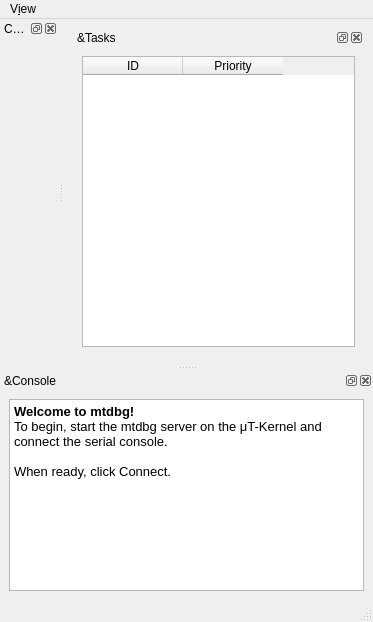
<?xml version="1.0" encoding="UTF-8"?>
<ui version="4.0">
 <class>MainWindow</class>
 <widget class="QMainWindow" name="MainWindow">
  <property name="geometry">
   <rect>
    <x>0</x>
    <y>0</y>
    <width>373</width>
    <height>622</height>
   </rect>
  </property>
  <property name="windowTitle">
   <string>Mt.dbg Client</string>
  </property>
  <widget class="QWidget" name="centralwidget">
   <layout class="QVBoxLayout" name="verticalLayout_5">
    <item>
     <widget class="QDockWidget" name="task_dock">
      <property name="windowTitle">
       <string>&amp;Tasks</string>
      </property>
      <widget class="QWidget" name="dockWidgetContents_9">
       <layout class="QVBoxLayout" name="verticalLayout_6">
        <item>
         <widget class="QTableWidget" name="task_list">
          <column>
           <property name="text">
            <string>ID</string>
           </property>
          </column>
          <column>
           <property name="text">
            <string>Priority</string>
           </property>
          </column>
         </widget>
        </item>
       </layout>
      </widget>
     </widget>
    </item>
   </layout>
  </widget>
  <widget class="QMenuBar" name="menu">
   <property name="geometry">
    <rect>
     <x>0</x>
     <y>0</y>
     <width>373</width>
     <height>30</height>
    </rect>
   </property>
   <widget class="QMenu" name="view_menu">
    <property name="title">
     <string>V&amp;iew</string>
    </property>
   </widget>
   <addaction name="view_menu"/>
  </widget>
  <widget class="QStatusBar" name="statusbar"/>
  <widget class="QDockWidget" name="console_dock">
   <property name="windowTitle">
    <string>&amp;Console</string>
   </property>
   <attribute name="dockWidgetArea">
    <number>8</number>
   </attribute>
   <widget class="QWidget" name="dockWidgetContents_7">
    <layout class="QVBoxLayout" name="verticalLayout_4">
     <item>
      <widget class="QTextEdit" name="console">
       <property name="undoRedoEnabled">
        <bool>false</bool>
       </property>
       <property name="html">
        <string>&lt;!DOCTYPE HTML PUBLIC &quot;-//W3C//DTD HTML 4.0//EN&quot; &quot;http://www.w3.org/TR/REC-html40/strict.dtd&quot;&gt;
&lt;html&gt;&lt;head&gt;&lt;meta name=&quot;qrichtext&quot; content=&quot;1&quot; /&gt;&lt;meta charset=&quot;utf-8&quot; /&gt;&lt;style type=&quot;text/css&quot;&gt;
p, li { white-space: pre-wrap; }
hr { height: 1px; border-width: 0; }
li.unchecked::marker { content: &quot;\2610&quot;; }
li.checked::marker { content: &quot;\2612&quot;; }
&lt;/style&gt;&lt;/head&gt;&lt;body style=&quot; font-family:'Noto Sans'; font-size:10pt; font-weight:400; font-style:normal;&quot;&gt;
&lt;p style=&quot; margin-top:0px; margin-bottom:0px; margin-left:0px; margin-right:0px; -qt-block-indent:0; text-indent:0px;&quot;&gt;&lt;span style=&quot; font-weight:700;&quot;&gt;Welcome to mtdbg!&lt;/span&gt;&lt;/p&gt;
&lt;p style=&quot; margin-top:0px; margin-bottom:0px; margin-left:0px; margin-right:0px; -qt-block-indent:0; text-indent:0px;&quot;&gt;To begin, start the mtdbg server on the μT-Kernel and connect the serial console.&lt;/p&gt;
&lt;p style=&quot;-qt-paragraph-type:empty; margin-top:0px; margin-bottom:0px; margin-left:0px; margin-right:0px; -qt-block-indent:0; text-indent:0px;&quot;&gt;&lt;br /&gt;&lt;/p&gt;
&lt;p style=&quot; margin-top:0px; margin-bottom:0px; margin-left:0px; margin-right:0px; -qt-block-indent:0; text-indent:0px;&quot;&gt;When ready, click Connect.&lt;/p&gt;
&lt;p style=&quot;-qt-paragraph-type:empty; margin-top:0px; margin-bottom:0px; margin-left:0px; margin-right:0px; -qt-block-indent:0; text-indent:0px;&quot;&gt;&lt;br /&gt;&lt;/p&gt;
&lt;p style=&quot;-qt-paragraph-type:empty; margin-top:0px; margin-bottom:0px; margin-left:0px; margin-right:0px; -qt-block-indent:0; text-indent:0px;&quot;&gt;&lt;br /&gt;&lt;/p&gt;&lt;/body&gt;&lt;/html&gt;</string>
       </property>
       <property name="textInteractionFlags">
        <set>Qt::TextInteractionFlag::TextSelectableByKeyboard|Qt::TextInteractionFlag::TextSelectableByMouse</set>
       </property>
      </widget>
     </item>
     <item>
      <layout class="QHBoxLayout" name="horizontalLayout_5"/>
     </item>
    </layout>
   </widget>
  </widget>
  <widget class="QDockWidget" name="connect_dock">
   <property name="windowTitle">
    <string>Co&amp;nnect</string>
   </property>
   <attribute name="dockWidgetArea">
    <number>1</number>
   </attribute>
   <widget class="QWidget" name="dockWidgetContents_11"/>
  </widget>
 </widget>
 <resources/>
 <connections/>
</ui>
